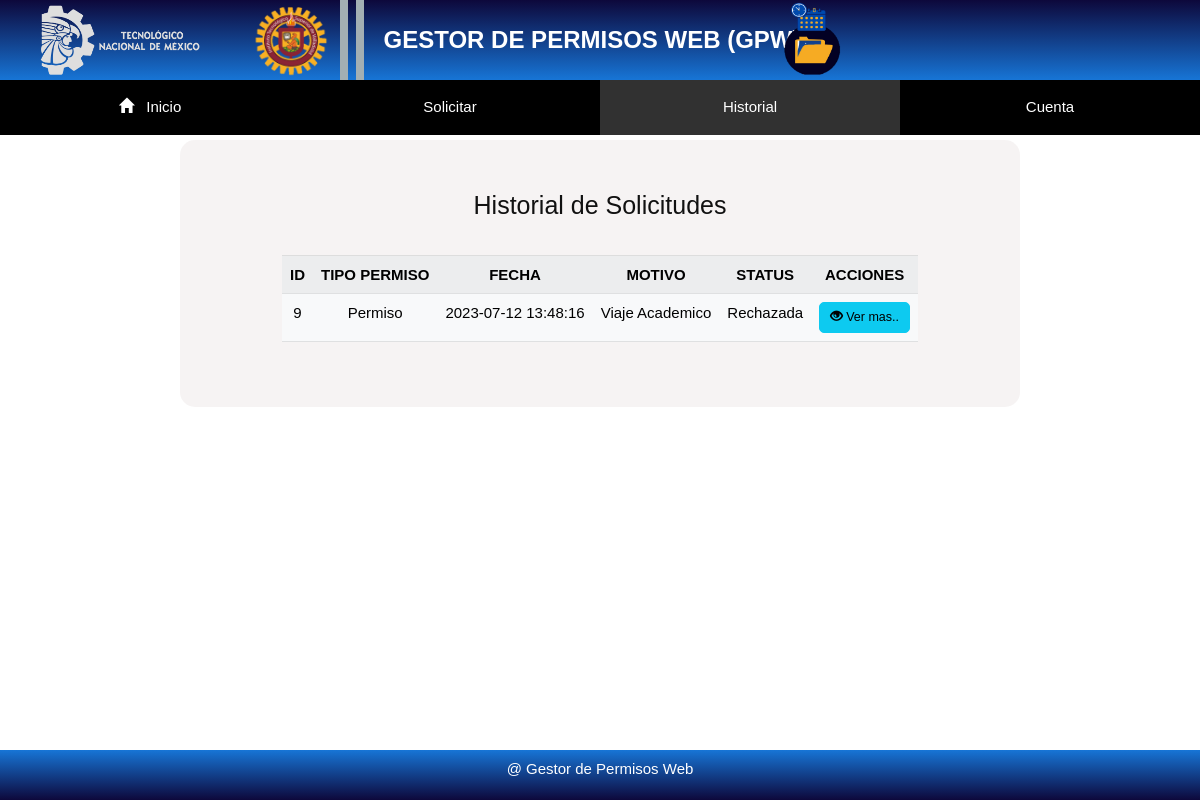
/ROL1/historial.php (signed in), run on the app's committed database.
### tables this page shows
CREATE TABLE IF NOT EXISTS `solicitud` (
  `ID` smallint NOT NULL AUTO_INCREMENT,
  `Tipo_solicitud_ID` smallint DEFAULT NULL,
  `Request_at` datetime DEFAULT CURRENT_TIMESTAMP,
  `de_fecha` datetime DEFAULT NULL,
  `a_fecha` datetime DEFAULT NULL,
  `reposicion` text,
  `fecha_r1` datetime DEFAULT NULL,
  `fecha_r2` datetime DEFAULT NULL,
  `sueldo` text,
  `hora_establecida` varchar(50) DEFAULT NULL,
  `Hora_modificada` varchar(50) DEFAULT NULL,
  `motivo` text,
  `otro` text,
  `adjunto` longblob,
  `motivo_id` smallint DEFAULT NULL,
  `User_ID` smallint DEFAULT NULL,
  `Estado_ID` smallint DEFAULT NULL,
  PRIMARY KEY (`ID`),
  KEY `Tipo_solicitud_ID` (`Tipo_solicitud_ID`),
  KEY `User_ID` (`User_ID`),
  KEY `Estado_ID` (`Estado_ID`),
  KEY `motivo_id` (`motivo_id`)
);

CREATE TABLE IF NOT EXISTS `tipo_solicitud` (
  `ID` smallint NOT NULL AUTO_INCREMENT,
  `Tipo_solicitud_nombre` varchar(45) DEFAULT NULL,
  `Tipo_solicitud_valor` int DEFAULT NULL,
  PRIMARY KEY (`ID`)
);

CREATE TABLE IF NOT EXISTS `estado` (
  `ID` smallint NOT NULL AUTO_INCREMENT,
  `Estado_nombre` varchar(45) DEFAULT NULL,
  `Estado_valor` int DEFAULT NULL,
  PRIMARY KEY (`ID`)
);

### ROL1/historial.php (the view, shortened to what this page needs)
<?php
include_once '../DB/Db.php';
?>
<!DOCTYPE html>
<html lang="es">
<head>
  <link rel="stylesheet" href="https://maxcdn.bootstrapcdn.com/bootstrap/3.4.0/css/bootstrap.min.css">
  <link rel="stylesheet" href="../CSS/Inicio.css">
  <link rel="stylesheet" href="../CSS/Normalize.css">
  <link rel="stylesheet" href="../assets/css/bootstrap.min.css">
  <link rel="stylesheet" href="../assets/js/bootstrap.min.js">
  <link rel="stylesheet" href="https://cdnjs.cloudflare.com/ajax/libs/font-awesome/6.4.0/css/all.min.css" />
</head>
<body id="texto-normal">
  <header id="barra" class="text-white">
    GESTOR DE PERMISOS WEB (GPW)
    <img src="../IMG/LogoTecNMBlanco.png" class="log1">
    <img src="../IMG/LogIts.png" class="log2">
    <img src="../IMG/Logo.png" class="log3">
    <div class="rectangulo1"></div>
    <div class="rectangulo2"></div>
  </header>
  <nav class="menu" id="texto-normal">
    <ul>
      <li class="nivel1"><a href="Inicio.php" class="nivel1"><span class="glyphicon glyphicon-home"></span> &nbsp Inicio</a></li>
      <li class="nivel1"><a href="#" class="nivel1">Solicitar</a>
      </li>
      <li class="nivel1"><a href="historial.php" class="nivel1" id="hov">Historial</a></li>
      <li class="nivel1"><a href="#" class="nivel1">Cuenta</a>
      </li>
    </ul>
  </nav>
  <section class="center-container" id="texto-centrar">
              <h1 class="bolt-lightning">Historial de Solicitudes</h1>
      <br><br>
      <div id="items-centrados">
        <div class="h4">
          <table class="table table-light table-striped">
          <tr>
            <td><strong>ID</strong></td>
            <td><strong>TIPO PERMISO</strong></td>
            <td><strong>FECHA</strong></td>
            <td><strong>MOTIVO</strong></td>
            <td><strong>STATUS</strong></td>
            <td><strong>ACCIONES</strong></td>
          </tr>
          <?php
        if (isset($_SESSION['username'])) {
          $username = $_SESSION['username'];
          $query = "SELECT solicitud.ID, tipo_solicitud.Tipo_solicitud_nombre, solicitud.Request_at, estado.Estado_nombre, solicitud.motivo
                    FROM solicitud
                    JOIN tipo_solicitud ON solicitud.Tipo_solicitud_ID = tipo_solicitud.ID
                    JOIN estado ON solicitud.Estado_ID = estado.ID
                    JOIN usuario ON solicitud.User_ID = usuario.id
                    WHERE usuario.username = '$username' AND solicitud.Estado_ID NOT IN (31, 34)";
          $result = $MySQLiconn->query($query);
          if ($result->num_rows > 0) {
            while ($row = $result->fetch_assoc()) {
                $solicitudID = $row['ID'];
                $tipoSolicitudNombre = $row['Tipo_solicitud_nombre'];
                $requestAt = $row['Request_at'];
                $motivo = $row['motivo'];
                $estadoNombre = $row['Estado_nombre'];
                echo '<tr>';
                echo '<td>' . $solicitudID . '</td>';
                echo '<td>' . $tipoSolicitudNombre . '</td>';
                echo '<td>' . $requestAt . '</td>';
                echo '<td>' . $motivo . '</td>';
                echo '<td>' . $estadoNombre . '</td>';
                echo '<td><a  href="view.php?id=' . $solicitudID . '" class="btn btn-info btn-lg">
                <span class="glyphicon glyphicon-eye-open"></span> Ver mas..
                </a>
                </td>';
                echo '</tr>';
            }
        } else {
            echo '</table>';
            echo '<div>';
            echo '<br>';
            echo '<strong>No hay solicitudes finalizadas actualmente !!!</strong>';
            echo '</div>';
          }
        } else {
            echo 'El nombre de usuario no está presente en la sesión';
        }
        ?>
        </table>
        </div>
  </section>
  <footer class="sfooter">
    <div id="texto-centrar" class="text-white">
      <h4>@ Gestor de Permisos Web</h4>
    </div>
  </footer>
</body>
</html>

### CSS/Inicio.css (style rules this page uses)
* { margin: 0; padding: 0; }
body { font-family: sans-serif; color: #FFFFFF; }
#texto-normal { font-family: sans-serif; color: #111111; }
.text-white { font-family: sans-serif; color: white; }
#texto-centrar { text-align: center; }
#hov { background-color:rgb(49, 49, 49) ; }
#items-centrados { display: flex; justify-content: center; }
#barra { width: 100%; height: 80px; display:flex; justify-content:center; align-items: center; font-family: Sans-serif; font-size: 24px; font-weight: 700; background: linear-gradient(180deg, #0D083B, #1775D6); position: fixed; z-index: 100; top: 0; }
.log1 { left: 40px; width: 160px; height: 70px; position: absolute; display: flex; align-items: center; }
.log2 { left: 250px; width: 80px; height: 80px; position: absolute; display: flex; align-items: center; }
.log3 { width: 80px; height: 80px; position: absolute; right: 29%; display: flex; align-items: center; }
.rectangulo1 { width: 8px; height: 80px; position: relative; right: 37%; background-color: rgb(163, 175, 179); }
.rectangulo2 { width: 8px; height: 80px; position: relative; right: 39%; background-color: rgb(163, 175, 179); }
.menu { text-align: center; font-family: sans-serif; font-size: 15px; width: 100%; position:fixed; z-index: 100; top: 80px; }
.menu ul { list-style-type: none; margin: 0px 0px 0px; padding: 0px 0px 0px 0px; }
.menu ul li { width: 25%; }
.menu ul li a { display: block; text-decoration: none; color: #fff; background: black; padding: 16px; }
.menu ul li.nivel1 { float: left; margin-right: 0px; }
.menu ul li a.nivel1, #menu ul li a.nivel2 { display: block; position: relative; }
nav li { margin-right: 12px; }
.center-container { width: 70%; text-align: center; margin: auto; padding: 50px; background-color: rgba(243, 239, 239, 0.705); border-radius: 15px; position: relative; top: 140px; }
.sfooter { width: 100%; height: 50px; font-family: Sans-serif; padding: 1rem; font-size: 16px; background: linear-gradient(180deg, #1775D6, #0D083B); position: fixed; z-index: 100; bottom: 0; }

### data on the page
solicitud: ID "9", Tipo_solicitud_ID.Tipo_solicitud_nombre "Permiso", Request_at "2023-07-12 13:48:16", motivo "Viaje Academico", Estado_ID.Estado_nombre "Rechazada"
